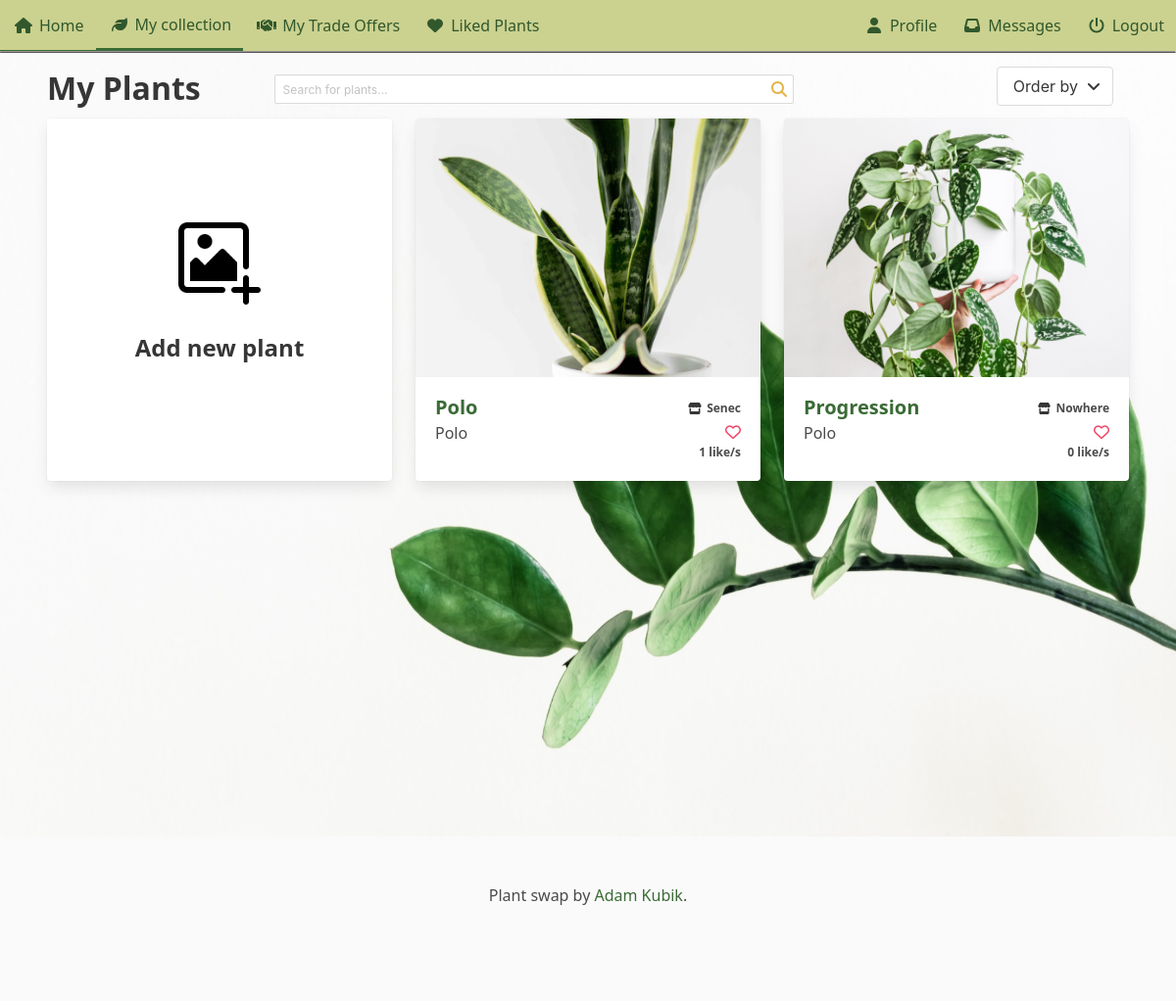
The page /my-collection/ (signed in) on the database its author committed.
### plant_collection/models.py (models this page shows, shortened)
class Plant(models.Model):
    nick_name = models.CharField(
        max_length=64, validators=[MinLengthValidator(3)], unique=True
    )
    created = models.DateTimeField(auto_now_add=True, null=True, blank=True)
    updated = models.DateTimeField(auto_now=True, null=True, blank=True)
    species = models.ForeignKey(
        Species, on_delete=models.SET_NULL, blank=True, null=True, related_name="plants"
    )
    owner = models.ForeignKey(
        settings.AUTH_USER_MODEL, on_delete=models.CASCADE, related_name="plants"
    )
    slug = models.SlugField(default="bugged-plant")
    for_trade = models.BooleanField(default=False)
    likes = models.ManyToManyField(User, related_name="liked")
    location = models.CharField(max_length=24, blank=True, null=True, default=None, help_text="City, State")
    content = models.TextField(blank=True, null=True, default=None)
    def number_of_likes(self):
        return self.likes.count()

class Image(models.Model):
    plant = models.ForeignKey(Plant, on_delete=models.CASCADE, related_name="picture")
    image = models.ImageField(upload_to="pics")

### plant_collection/views.py (the view)
# urls.py: path('my-collection/', views.personal_collection.as_view(), name='personal_collection'),
class personal_collection(LoginRequiredMixin, generic.View):
    template_name = "plant_collection/collection.html"
    def get(self, request, pagination=1, order='-likes', search=None):
        if 'nick_name' in order:
            order = order.replace('nick_name', 'slug')
        context = {}
        context['search'] = search
        context["current_page"] = pagination
        context['order'] = order
        context = order_query(request=request, order=order, context=context, pagination=pagination, search=search, my_collection=True)
        if 'slug' in order:
            order = order.replace('slug', 'nick_name')
            context['order'] = order
        return render(request, self.template_name, context)

### plant_collection/templates/plant_collection/collection.html (shortened to what this page needs)
{% extends 'base.html' %}
{% load static %}
{% block header %}
<link rel="stylesheet" href="{% static 'plant_collection/css/no_padding_section.css' %}">
<link rel="stylesheet" href="{% static 'plant_collection/css/like_animation.css' %}">
<link rel="stylesheet" href="{% static 'plant_collection/css/collection.css' %}">
<link rel="stylesheet" href="{% static 'plant_collection/css/search_bar.css' %}">
<link rel="stylesheet" href="{% static 'plant_collection/css/pagination.css' %}">
{% endblock %}
{% block content %}
<section class='section pt-0'>
    <div style='display:flex; align-items:center; justify-content:space-between'>
        <h1 class='title mb-2 mt-3 is-hidden-touch'>My Plants</h1>
        {% include "plant_collection/assets/collection_search_bar.html" %}
        {% include "plant_collection/assets/ordering_dropdown_collection.html" %}
    </div>
    {% include "plant_collection/assets/plants_gallery.html" %}
</section>
{% endblock %}

### plant_collection/templates/plant_collection/assets/plants_gallery.html (shortened to what this page needs)
{% load cache %}
{% load static %}
<div class='columns is-multiline'>
    {% if 'my-collection' in request.path and current_page == 1 %}
    <div class='column is-4-desktop is-full-mobile is-3-widescreen is-6-tablet' style='min-height:40vh'>
        <a href="{% url 'plant_collection:add_plant' %}">
            <div class='card hover is-flex' style='height:100%'>
                <div style='margin:auto'>
                    <div class='card-image add-plant-center'>
                        <figure class='image is-96x96' style='margin:auto'>
                            <img src="{% static 'plant_collection/add-image.png' %}" alt="Add a new plant">
                        </figure>
                        <div class='card-content'>
                            <div class='title is-4'>
                                Add new plant
                            </div>
                        </div>
                    </div>
                </div>
            </div>
        </a>
    </div>
    {% endif %}
    {% if plants %}
    {% for plant in plants %}
    <div class='column is-4-desktop is-full-mobile is-3-widescreen is-6-tablet'>
        <div class='card hover'>
            {% if plant.picture.all %}
            <div class='card-image'>
                <figure class='image is-4by3'>
                    <a href="{% url 'plant_collection:plant_view' slug=plant.slug %}">
                        {% if plant.thumbnail %}
                        <img src="{{ plant.thumbnail.image.image.url }}" alt="Picture of a plant" loading='lazy' class="cover">
                        {% else %}
                        <img src="{{ plant.picture.all.0.image.url }}" alt="Picture of a plant" loading='lazy' class="cover">
                        {% endif %}
                    </a>
                </figure>
            </div>
            {% endif %}
            <div class='card-content columns is-mobile' style='margin:0; padding:0.5rem;'>
                <div class='column is-6'>
                    <div class='title is-size-4-widescreen is-size-4-touch is-size-5-desktop'>
                        <a href="{% url 'plant_collection:plant_view' slug=plant.slug %}">{{plant.nick_name}}</a>
                    </div>
                    <div class='subtitle is-size-6-widescreen is-size-6-touch is-size-6-desktop'>
                        {% if user == plant.owner or not user.is_authenticated %}
                        <span>{{plant.owner}}</span>
                        {% else %}
                        <span class='icon-text'>
                            <span>{{plant.owner}}</span>
                            <a href="{% url 'accounts:write_message' name=plant.owner %}" class="icon"><img src="{% static 'plant_collection/icons/envelope.svg' %}"></a>
                        </span>
                        {% endif %}
                    </div>
                </div>
                <div class='column is-6'>
                    <div class='has-text-right'>
                        {% if plant.for_trade %}
                        <span class='icon-text has-text-weight-semibold is-size-7-desktop is-size-7-touch'>
                            <span class='icon'>
                                <img src="{% static 'plant_collection/icons/trade.svg' %}">
                            </span>
                            {% if plant.location %}
                            {{plant.location}}
                            {% else %}
                            For Trade
                            {% endif %}
                        </span>
                        {% endif %}
                    </div>
                    <div class='has-text-right'>
                        {% if not user in plant.likes.all %}
                        <div>
                            <a class='heart' role='button' tabindex=0 data-plant='{{ plant.id }}' data-user='{{ user }}'><i class="fa-regular fa-heart has-text-danger"></i></a>
                        </div>
                        {% elif user in plant.likes.all %}
                        <div>
                            <a class='heart' role='button' tabindex=0 data-plant='{{ plant.id }}' data-user='{{ user }}'><i class="fa-solid fa-heart has-text-danger"></i></a>
                        </div>
                        {% endif %}
                        <div class='number_likes is-size-7 has-text-weight-bold' data-plant='{{ plant.id }}'>
                            {{ plant.number_of_likes }} like/s
                        </div>
                    </div>
                </div>
            </div>
        </div>
    </div>
    {% empty %}
    <div class='column is-3-desktop is-full-mobile'>
        No plants :(
    </div>
    {% endfor %}
    {% endif %}
</div>

### plant_collection/static/plant_collection/css/coloring.css (style rules this page uses)
a { color: #3A6B35 ; }

### plant_collection/static/plant_collection/css/more_base.css (style rules this page uses)
body { font-family: Calibri, Candara, Segoe, Segoe UI, Optima, Arial, sans-serif; }
html { scrollbar-width: thin; scrollbar-color: #4A4A4A #EDEDED; }

### plant_collection/static/plant_collection/css/object_fit.css (style rules this page uses)
.cover { object-fit: cover; }

### rows shown on the page
Plant: picture.all.0.image (picture), nick_name "Polo", owner "Polo", for_trade True (drawn), location "Senec", number_of_likes "1"
Plant: picture.all.0.image (picture), nick_name "Progression", owner "Polo", for_trade True (drawn), location "Nowhere", number_of_likes "0"
